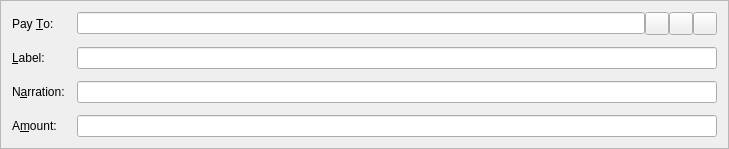
<?xml version="1.0" encoding="UTF-8"?>
<ui version="4.0">
 <class>SendCoinsEntry</class>
 <widget class="QFrame" name="SendCoinsEntry">
  <property name="geometry">
   <rect>
    <x>0</x>
    <y>0</y>
    <width>729</width>
    <height>136</height>
   </rect>
  </property>
  <property name="windowTitle">
   <string>Form</string>
  </property>
  <property name="frameShape">
   <enum>QFrame::StyledPanel</enum>
  </property>
  <property name="frameShadow">
   <enum>QFrame::Sunken</enum>
  </property>
  <layout class="QGridLayout" name="gridLayout">
   <property name="spacing">
    <number>12</number>
   </property>
   <item row="6" column="0">
    <widget class="QLabel" name="label">
     <property name="text">
      <string>A&amp;mount:</string>
     </property>
     <property name="aligENVent">
      <set>Qt::AlignRight|Qt::AlignTrailing|Qt::AlignVCenter</set>
     </property>
     <property name="buddy">
      <cstring>payAmount</cstring>
     </property>
    </widget>
   </item>
   <item row="3" column="0">
    <widget class="QLabel" name="label_2">
     <property name="text">
      <string>Pay &amp;To:</string>
     </property>
     <property name="aligENVent">
      <set>Qt::AlignRight|Qt::AlignTrailing|Qt::AlignVCenter</set>
     </property>
     <property name="buddy">
      <cstring>payTo</cstring>
     </property>
    </widget>
   </item>
   <item row="6" column="1">
    <widget class="BitcoinAmountField" name="payAmount"/>
   </item>
   <item row="4" column="1">
    <layout class="QHBoxLayout" name="horizontalLayout_2">
     <property name="spacing">
      <number>0</number>
     </property>
     <item>
      <widget class="QValidatedLineEdit" name="addAsLabel">
       <property name="enabled">
        <bool>true</bool>
       </property>
       <property name="toolTip">
        <string>Enter a label for this address to add it to your address book</string>
       </property>
      </widget>
     </item>
    </layout>
   </item>
   <item row="5" column="0">
    <widget class="QLabel" name="label">
     <property name="text">
      <string>N&amp;arration:</string>
     </property>
     <property name="aligENVent">
      <set>Qt::AlignRight|Qt::AlignTrailing|Qt::AlignVCenter</set>
     </property>
     <property name="buddy">
      <cstring>narration</cstring>
     </property>
    </widget>
   </item>
   <item row="5" column="1">
    <widget class="QValidatedLineEdit" name="narration">
       <property name="enabled">
        <bool>true</bool>
       </property>
       <property name="toolTip">
        <string>Enter a short note to send with payment (max 24 characters)</string>
       </property>
    </widget>
    
   </item>
   
   
   <item row="4" column="0">
    <widget class="QLabel" name="label_4">
     <property name="text">
      <string>&amp;Label:</string>
     </property>
     <property name="aligENVent">
      <set>Qt::AlignRight|Qt::AlignTrailing|Qt::AlignVCenter</set>
     </property>
     <property name="buddy">
      <cstring>addAsLabel</cstring>
     </property>
    </widget>
   </item>
   <item row="3" column="1">
    <layout class="QHBoxLayout" name="payToLayout">
     <property name="spacing">
      <number>0</number>
     </property>
     <item>
      <widget class="QValidatedLineEdit" name="payTo">
       <property name="toolTip">
        <string>The address to send the payment to  (e.g. ENVywGBZBowrppUwwNUo1GCRDTibzJi7g2M)</string>
       </property>
       <property name="maxLength">
        <number>34</number>
       </property>
      </widget>
     </item>
     <item>
      <widget class="QToolButton" name="addressBookButton">
       <property name="toolTip">
        <string>Choose address from address book</string>
       </property>
       <property name="text">
        <string/>
       </property>
       <property name="icon">
        <iconset resource="../bitcoin.qrc">
         <normaloff>:/icons/address-book</normaloff>:/icons/address-book</iconset>
       </property>
       <property name="shortcut">
        <string>Alt+A</string>
       </property>
      </widget>
     </item>
     <item>
      <widget class="QToolButton" name="pasteButton">
       <property name="toolTip">
        <string>Paste address from clipboard</string>
       </property>
       <property name="text">
        <string/>
       </property>
       <property name="icon">
        <iconset resource="../bitcoin.qrc">
         <normaloff>:/icons/editpaste</normaloff>:/icons/editpaste</iconset>
       </property>
       <property name="shortcut">
        <string>Alt+P</string>
       </property>
      </widget>
     </item>
     <item>
      <widget class="QToolButton" name="deleteButton">
       <property name="toolTip">
        <string>Remove this recipient</string>
       </property>
       <property name="text">
        <string/>
       </property>
       <property name="icon">
        <iconset resource="../bitcoin.qrc">
         <normaloff>:/icons/remove</normaloff>:/icons/remove</iconset>
       </property>
      </widget>
     </item>
    </layout>
   </item>
  </layout>
 </widget>
 <customwidgets>
  <customwidget>
   <class>QValidatedLineEdit</class>
   <extends>QLineEdit</extends>
   <header>qvalidatedlineedit.h</header>
  </customwidget>
  <customwidget>
   <class>BitcoinAmountField</class>
   <extends>QLineEdit</extends>
   <header>bitcoinamountfield.h</header>
   <container>1</container>
  </customwidget>
 </customwidgets>
 <resources>
  <include location="../bitcoin.qrc"/>
 </resources>
 <connections/>
</ui>
